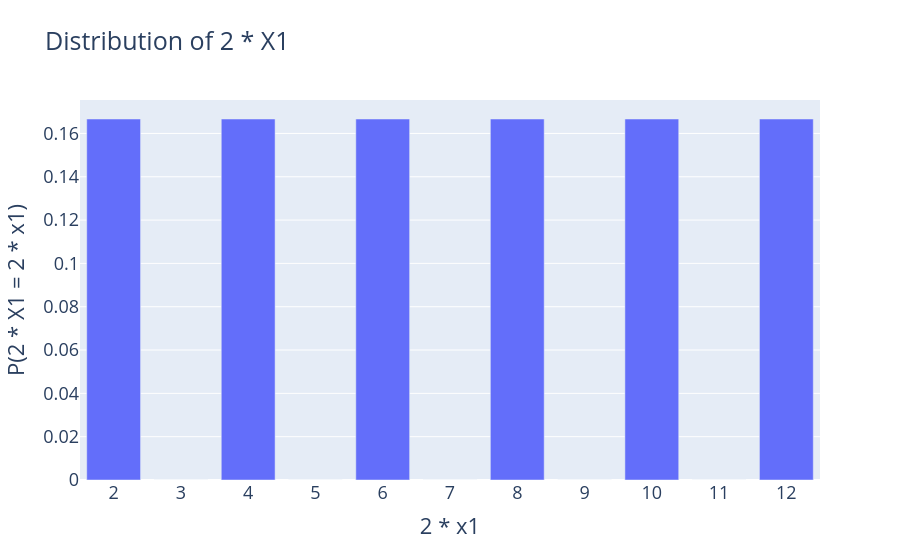

Notebook code for this chart:
### Code cell
fig = px.bar(double_roll_df, x="2 * x1", y="P(2 * X1 = 2 * x1)", title="Distribution of 2 * X1")
# fig.write_image("die.png", "png",scale=2)
fig.update_layout(
    font=dict(
        size=18,  # Adjust this value for desired font size
    ),
    xaxis=dict(
            tickmode='linear',  # Generate ticks at regular intervals
            dtick=1             # Set the interval between ticks to 1 (for every value)
        )
)
fig

### Figure 1 — Plotly figure (JSON) as saved in the notebook; plotly's stock layout.template omitted (floating-point values rounded to 4 significant figures)
{"data": [{"hovertemplate": "2 * x1=%{x}<br>P(2 * X1 = 2 * x1)=%{y}<extra></extra>", "legendgroup": "", "marker": {"color": "#636efa", "pattern": {"shape": ""}}, "name": "", "orientation": "v", "showlegend": false, "textposition": "auto", "type": "bar", "x": [2, 3, 4, 5, 6, 7, 8, 9, 10, 11, 12], "xaxis": "x", "y": [0.1667, 0.0, 0.1667, 0.0, 0.1667, 0.0, 0.1667, 0.0, 0.1667, 0.0, 0.1667], "yaxis": "y"}], "layout": {"barmode": "relative", "font": {"size": 18}, "legend": {"tracegroupgap": 0}, "title": {"text": "Distribution of 2 * X1"}, "xaxis": {"anchor": "y", "domain": [0, 1], "dtick": 1, "tickmode": "linear", "title": {"text": "2 * x1"}}, "yaxis": {"anchor": "x", "domain": [0, 1], "title": {"text": "P(2 * X1 = 2 * x1)"}}}}
